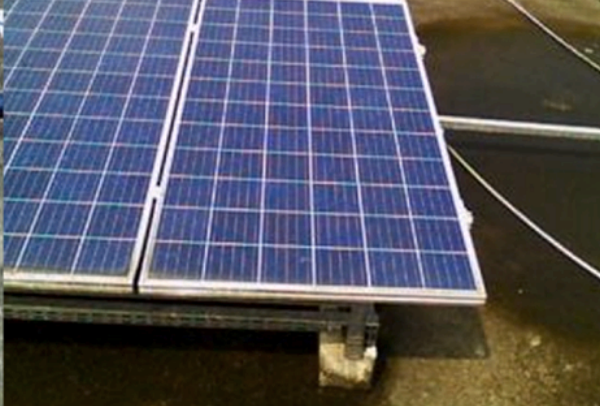
#> input picture fusion/testing/test4_rgb.png, 600 x 406 px, found by its file name
$ python fuse.py
#> lines starting #> are read from the running program, lines starting #| are printed output that depends on the picture
from PIL import Image

# 1. Open the two images
img1 = Image.open("/Users/mac/Documents/PFE/fusion/testing/test4_rgb.png")
#> img1 is the input picture: PIL image 600x406 RGBA; mean R, G, B, A 84.2, 84.3, 96.5, 255
img2 = Image.open("/Users/mac/Documents/PFE/fusion/testing/test4_thermal.png")
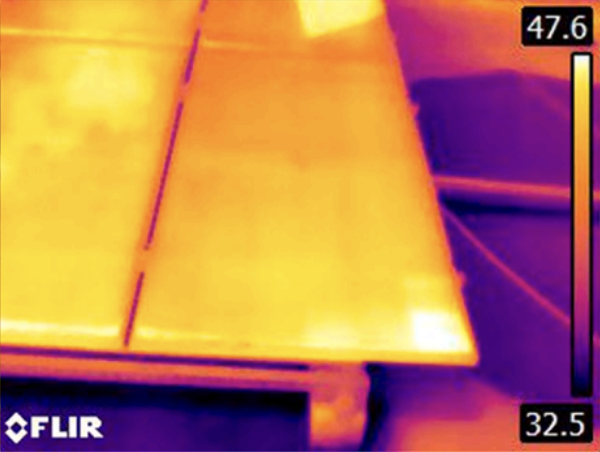
#> input picture fusion/testing/test4_thermal.png, 600 x 452 px, found by its file name
#> img2 is the input picture: PIL image 600x452 RGBA; mean R, G, B, A 189.1, 124.5, 84.6, 255

# 2. Create a canvas large enough to hold both side-by-side
total_width = img1.width + img2.width
#> total_width = 1200
max_height = max(img1.height, img2.height)
#> max_height = 452
combined_image = Image.new("RGB", (total_width, max_height))
#> combined_image: PIL image 1200x452 RGB; every value is 0

# 3. Paste the images onto the canvas
combined_image.paste(img1, (0, 0))  # Left image
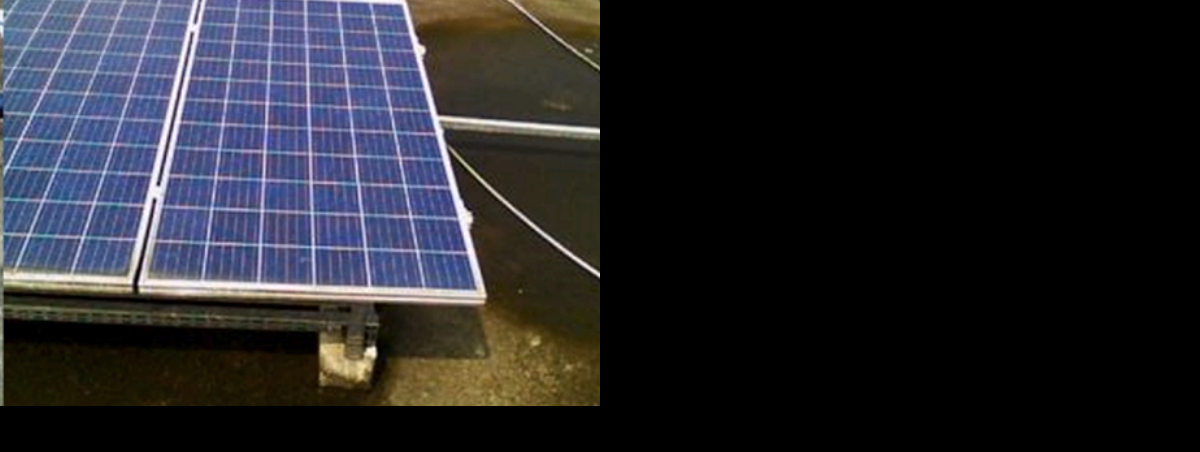
#> combined_image: PIL image 1200x452 RGB; mean R, G, B 37.8, 37.9, 43.3
combined_image.paste(img2, (img1.width, 0))  # Right image
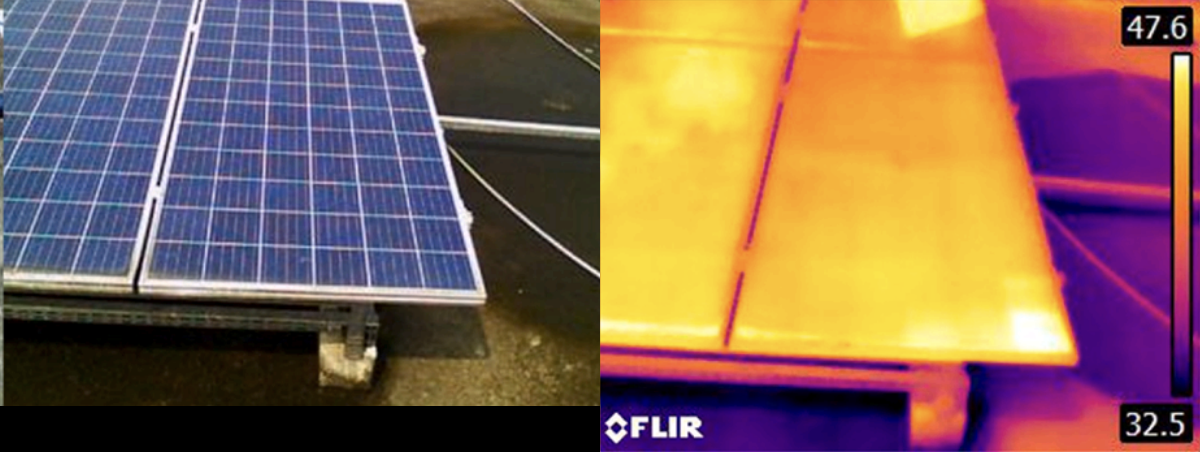
#> combined_image: PIL image 1200x452 RGB; mean R, G, B 132.3, 100.1, 85.7

# 4. Save the result
combined_image.save("combined_output.jpg")
